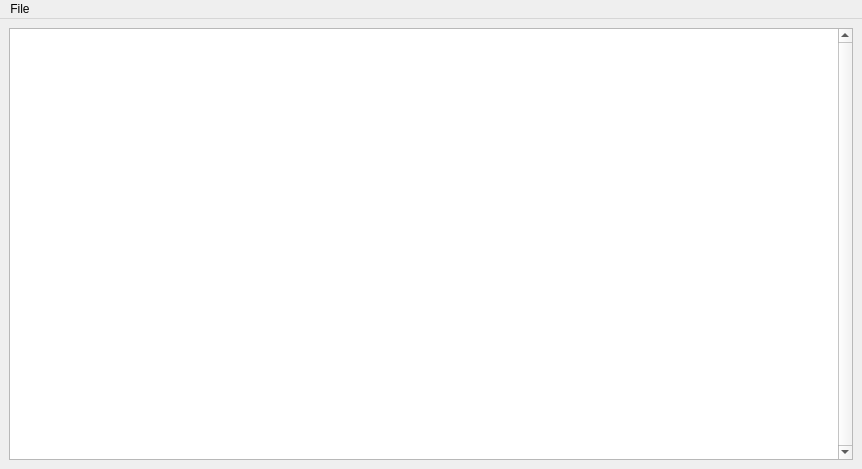
<?xml version="1.0" encoding="UTF-8"?>
<ui version="4.0">
 <author>Jacob Alexander</author>
 <class>LogWindow</class>
 <widget class="QMainWindow" name="LogWindow">
  <property name="geometry">
   <rect>
    <x>0</x>
    <y>0</y>
    <width>862</width>
    <height>469</height>
   </rect>
  </property>
  <property name="windowTitle">
   <string>HID-IO Core Log Window</string>
  </property>
  <widget class="QWidget" name="centralwidget">
   <layout class="QVBoxLayout" name="verticalLayout_2">
    <item>
     <layout class="QVBoxLayout" name="verticalLayout">
      <item>
       <widget class="QTextBrowser" name="logViewer">
        <property name="verticalScrollBarPolicy">
         <enum>Qt::ScrollBarAlwaysOn</enum>
        </property>
        <property name="lineWrapMode">
         <enum>QTextEdit::NoWrap</enum>
        </property>
       </widget>
      </item>
     </layout>
    </item>
   </layout>
  </widget>
  <widget class="QMenuBar" name="menubar">
   <property name="geometry">
    <rect>
     <x>0</x>
     <y>0</y>
     <width>862</width>
     <height>22</height>
    </rect>
   </property>
   <widget class="QMenu" name="menuFile">
    <property name="title">
     <string>File</string>
    </property>
    <addaction name="actionSave_As"/>
    <addaction name="separator"/>
    <addaction name="actionClose"/>
   </widget>
   <addaction name="menuFile"/>
  </widget>
  <action name="actionSave_As">
   <property name="text">
    <string>Save As...</string>
   </property>
  </action>
  <action name="actionClose">
   <property name="text">
    <string>Close</string>
   </property>
  </action>
 </widget>
 <resources/>
 <connections/>
</ui>
